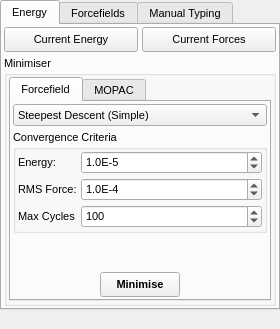
<ui version="4.0">
 <class>ForcefieldsWidget</class>
 <widget class="QDockWidget" name="ForcefieldsWidget">
  <property name="geometry">
   <rect>
    <x>0</x>
    <y>0</y>
    <width>280</width>
    <height>329</height>
   </rect>
  </property>
  <property name="sizePolicy">
   <sizepolicy hsizetype="Minimum" vsizetype="Minimum">
    <horstretch>0</horstretch>
    <verstretch>0</verstretch>
   </sizepolicy>
  </property>
  <property name="minimumSize">
   <size>
    <width>276</width>
    <height>329</height>
   </size>
  </property>
  <property name="font">
   <font>
    <pointsize>8</pointsize>
   </font>
  </property>
  <property name="floating">
   <bool>true</bool>
  </property>
  <property name="allowedAreas">
   <set>Qt::LeftDockWidgetArea|Qt::RightDockWidgetArea</set>
  </property>
  <property name="windowTitle">
   <string>Energy / Forcefields</string>
  </property>
  <widget class="QWidget" name="dockWidgetContents">
   <layout class="QVBoxLayout" name="verticalLayout">
    <property name="spacing">
     <number>0</number>
    </property>
    <property name="margin">
     <number>0</number>
    </property>
    <item>
     <widget class="QTabWidget" name="tabWidget">
      <property name="sizePolicy">
       <sizepolicy hsizetype="Expanding" vsizetype="Minimum">
        <horstretch>0</horstretch>
        <verstretch>0</verstretch>
       </sizepolicy>
      </property>
      <property name="currentIndex">
       <number>0</number>
      </property>
      <widget class="QWidget" name="EnergyTab">
       <attribute name="title">
        <string>Energy</string>
       </attribute>
       <layout class="QVBoxLayout" name="verticalLayout_5">
        <property name="spacing">
         <number>4</number>
        </property>
        <property name="margin">
         <number>2</number>
        </property>
        <item>
         <layout class="QHBoxLayout" name="horizontalLayout_2">
          <property name="spacing">
           <number>4</number>
          </property>
          <item>
           <widget class="QPushButton" name="CurrentEnergyButton">
            <property name="sizePolicy">
             <sizepolicy hsizetype="Expanding" vsizetype="Fixed">
              <horstretch>0</horstretch>
              <verstretch>0</verstretch>
             </sizepolicy>
            </property>
            <property name="minimumSize">
             <size>
              <width>0</width>
              <height>25</height>
             </size>
            </property>
            <property name="maximumSize">
             <size>
              <width>16777215</width>
              <height>25</height>
             </size>
            </property>
            <property name="text">
             <string>Current Energy</string>
            </property>
            <property name="icon">
             <iconset resource="icons.qrc">
              <normaloff>:/forcefield/icons/forcefield_energy.svg</normaloff>:/forcefield/icons/forcefield_energy.svg</iconset>
            </property>
            <property name="iconSize">
             <size>
              <width>16</width>
              <height>16</height>
             </size>
            </property>
           </widget>
          </item>
          <item>
           <widget class="QPushButton" name="CurrentForcesButton">
            <property name="sizePolicy">
             <sizepolicy hsizetype="Expanding" vsizetype="Fixed">
              <horstretch>0</horstretch>
              <verstretch>0</verstretch>
             </sizepolicy>
            </property>
            <property name="minimumSize">
             <size>
              <width>0</width>
              <height>25</height>
             </size>
            </property>
            <property name="maximumSize">
             <size>
              <width>16777215</width>
              <height>25</height>
             </size>
            </property>
            <property name="text">
             <string>Current Forces</string>
            </property>
            <property name="icon">
             <iconset resource="icons.qrc">
              <normaloff>:/forcefield/icons/forcefield_forces.svg</normaloff>:/forcefield/icons/forcefield_forces.svg</iconset>
            </property>
            <property name="iconSize">
             <size>
              <width>16</width>
              <height>16</height>
             </size>
            </property>
           </widget>
          </item>
         </layout>
        </item>
        <item>
         <widget class="QGroupBox" name="MinimiserGroup">
          <property name="sizePolicy">
           <sizepolicy hsizetype="Expanding" vsizetype="Minimum">
            <horstretch>0</horstretch>
            <verstretch>0</verstretch>
           </sizepolicy>
          </property>
          <property name="title">
           <string>Minimiser</string>
          </property>
          <layout class="QVBoxLayout" name="verticalLayout_4">
           <property name="spacing">
            <number>4</number>
           </property>
           <property name="margin">
            <number>2</number>
           </property>
           <item>
            <widget class="QTabWidget" name="MinimiserTabs">
             <property name="currentIndex">
              <number>0</number>
             </property>
             <widget class="QWidget" name="ForcefieldMinimiserTab">
              <attribute name="title">
               <string>Forcefield</string>
              </attribute>
              <layout class="QVBoxLayout" name="verticalLayout_6">
               <property name="spacing">
                <number>4</number>
               </property>
               <property name="margin">
                <number>2</number>
               </property>
               <item>
                <widget class="QComboBox" name="MinimiserMethodCombo">
                 <property name="sizePolicy">
                  <sizepolicy hsizetype="Expanding" vsizetype="Fixed">
                   <horstretch>0</horstretch>
                   <verstretch>0</verstretch>
                  </sizepolicy>
                 </property>
                 <item>
                  <property name="text">
                   <string>Steepest Descent (Simple)</string>
                  </property>
                 </item>
                 <item>
                  <property name="text">
                   <string>Steepest Descent (Line Minimised)</string>
                  </property>
                 </item>
                 <item>
                  <property name="text">
                   <string>Conjugate Gradient</string>
                  </property>
                 </item>
                 <item>
                  <property name="text">
                   <string>Monte Carlo (Molecular)</string>
                  </property>
                 </item>
                </widget>
               </item>
               <item>
                <widget class="QGroupBox" name="ConvergenceGroup">
                 <property name="sizePolicy">
                  <sizepolicy hsizetype="Expanding" vsizetype="Minimum">
                   <horstretch>0</horstretch>
                   <verstretch>0</verstretch>
                  </sizepolicy>
                 </property>
                 <property name="title">
                  <string>Convergence Criteria</string>
                 </property>
                 <layout class="QVBoxLayout" name="verticalLayout_9">
                  <property name="spacing">
                   <number>4</number>
                  </property>
                  <property name="margin">
                   <number>2</number>
                  </property>
                  <item>
                   <layout class="QGridLayout" name="gridLayout_3">
                    <property name="spacing">
                     <number>4</number>
                    </property>
                    <item row="0" column="0">
                     <widget class="QLabel" name="label_9">
                      <property name="sizePolicy">
                       <sizepolicy hsizetype="Minimum" vsizetype="Preferred">
                        <horstretch>0</horstretch>
                        <verstretch>0</verstretch>
                       </sizepolicy>
                      </property>
                      <property name="text">
                       <string>Energy:</string>
                      </property>
                     </widget>
                    </item>
                    <item row="0" column="1">
                     <widget class="QSpinBox" name="EnergyConvergeSpin">
                      <property name="sizePolicy">
                       <sizepolicy hsizetype="Expanding" vsizetype="Fixed">
                        <horstretch>0</horstretch>
                        <verstretch>0</verstretch>
                       </sizepolicy>
                      </property>
                      <property name="prefix">
                       <string>1.0E</string>
                      </property>
                      <property name="minimum">
                       <number>-10</number>
                      </property>
                      <property name="maximum">
                       <number>1</number>
                      </property>
                      <property name="value">
                       <number>-5</number>
                      </property>
                     </widget>
                    </item>
                    <item row="1" column="0">
                     <widget class="QLabel" name="label_10">
                      <property name="sizePolicy">
                       <sizepolicy hsizetype="Minimum" vsizetype="Preferred">
                        <horstretch>0</horstretch>
                        <verstretch>0</verstretch>
                       </sizepolicy>
                      </property>
                      <property name="text">
                       <string>RMS Force:</string>
                      </property>
                     </widget>
                    </item>
                    <item row="1" column="1">
                     <widget class="QSpinBox" name="ForceConvergeSpin">
                      <property name="enabled">
                       <bool>true</bool>
                      </property>
                      <property name="sizePolicy">
                       <sizepolicy hsizetype="Expanding" vsizetype="Fixed">
                        <horstretch>0</horstretch>
                        <verstretch>0</verstretch>
                       </sizepolicy>
                      </property>
                      <property name="prefix">
                       <string>1.0E</string>
                      </property>
                      <property name="minimum">
                       <number>-10</number>
                      </property>
                      <property name="maximum">
                       <number>1</number>
                      </property>
                      <property name="value">
                       <number>-4</number>
                      </property>
                     </widget>
                    </item>
                    <item row="2" column="0">
                     <widget class="QLabel" name="label_46">
                      <property name="text">
                       <string>Max Cycles</string>
                      </property>
                     </widget>
                    </item>
                    <item row="2" column="1">
                     <widget class="QSpinBox" name="MinimiseCyclesSpin">
                      <property name="sizePolicy">
                       <sizepolicy hsizetype="Expanding" vsizetype="Fixed">
                        <horstretch>0</horstretch>
                        <verstretch>0</verstretch>
                       </sizepolicy>
                      </property>
                      <property name="minimum">
                       <number>1</number>
                      </property>
                      <property name="maximum">
                       <number>10000</number>
                      </property>
                      <property name="singleStep">
                       <number>2</number>
                      </property>
                      <property name="value">
                       <number>100</number>
                      </property>
                     </widget>
                    </item>
                   </layout>
                  </item>
                 </layout>
                </widget>
               </item>
               <item>
                <spacer name="verticalSpacer_3">
                 <property name="orientation">
                  <enum>Qt::Vertical</enum>
                 </property>
                 <property name="sizeType">
                  <enum>QSizePolicy::Expanding</enum>
                 </property>
                 <property name="sizeHint" stdset="0">
                  <size>
                   <width>20</width>
                   <height>1</height>
                  </size>
                 </property>
                </spacer>
               </item>
               <item>
                <layout class="QHBoxLayout" name="_9">
                 <property name="spacing">
                  <number>4</number>
                 </property>
                 <property name="margin">
                  <number>0</number>
                 </property>
                 <item>
                  <spacer>
                   <property name="orientation">
                    <enum>Qt::Horizontal</enum>
                   </property>
                   <property name="sizeHint" stdset="0">
                    <size>
                     <width>21</width>
                     <height>20</height>
                    </size>
                   </property>
                  </spacer>
                 </item>
                 <item>
                  <widget class="QPushButton" name="ForcefieldMinimiseButton">
                   <property name="minimumSize">
                    <size>
                     <width>0</width>
                     <height>25</height>
                    </size>
                   </property>
                   <property name="font">
                    <font>
                     <weight>75</weight>
                     <bold>true</bold>
                    </font>
                   </property>
                   <property name="text">
                    <string>Minimise</string>
                   </property>
                   <property name="icon">
                    <iconset resource="icons.qrc">
                     <normaloff>:/forcefield/icons/forcefield_minimise.svg</normaloff>:/forcefield/icons/forcefield_minimise.svg</iconset>
                   </property>
                   <property name="iconSize">
                    <size>
                     <width>16</width>
                     <height>16</height>
                    </size>
                   </property>
                   <property name="autoDefault">
                    <bool>false</bool>
                   </property>
                  </widget>
                 </item>
                 <item>
                  <spacer>
                   <property name="orientation">
                    <enum>Qt::Horizontal</enum>
                   </property>
                   <property name="sizeHint" stdset="0">
                    <size>
                     <width>21</width>
                     <height>20</height>
                    </size>
                   </property>
                  </spacer>
                 </item>
                </layout>
               </item>
              </layout>
             </widget>
             <widget class="QWidget" name="MopacMinimserTab">
              <attribute name="title">
               <string>MOPAC</string>
              </attribute>
              <layout class="QVBoxLayout" name="verticalLayout_8">
               <property name="spacing">
                <number>4</number>
               </property>
               <property name="margin">
                <number>2</number>
               </property>
               <item>
                <layout class="QGridLayout" name="gridLayout">
                 <property name="spacing">
                  <number>4</number>
                 </property>
                 <item row="0" column="0">
                  <widget class="QLabel" name="MopacMethodLabel">
                   <property name="sizePolicy">
                    <sizepolicy hsizetype="Minimum" vsizetype="Preferred">
                     <horstretch>0</horstretch>
                     <verstretch>0</verstretch>
                    </sizepolicy>
                   </property>
                   <property name="text">
                    <string>Method</string>
                   </property>
                  </widget>
                 </item>
                 <item row="0" column="1">
                  <widget class="QComboBox" name="MopacHFCombo">
                   <property name="sizePolicy">
                    <sizepolicy hsizetype="Expanding" vsizetype="Fixed">
                     <horstretch>0</horstretch>
                     <verstretch>0</verstretch>
                    </sizepolicy>
                   </property>
                   <property name="currentIndex">
                    <number>0</number>
                   </property>
                   <item>
                    <property name="text">
                     <string>RHF</string>
                    </property>
                   </item>
                   <item>
                    <property name="text">
                     <string>UHF</string>
                    </property>
                   </item>
                  </widget>
                 </item>
                 <item row="1" column="1" colspan="2">
                  <widget class="QComboBox" name="MopacSpinCombo">
                   <property name="sizePolicy">
                    <sizepolicy hsizetype="Expanding" vsizetype="Fixed">
                     <horstretch>0</horstretch>
                     <verstretch>0</verstretch>
                    </sizepolicy>
                   </property>
                   <item>
                    <property name="text">
                     <string>Singlet</string>
                    </property>
                   </item>
                   <item>
                    <property name="text">
                     <string>Doublet</string>
                    </property>
                   </item>
                   <item>
                    <property name="text">
                     <string>Triplet</string>
                    </property>
                   </item>
                   <item>
                    <property name="text">
                     <string>Quartet</string>
                    </property>
                   </item>
                   <item>
                    <property name="text">
                     <string>Quintet</string>
                    </property>
                   </item>
                   <item>
                    <property name="text">
                     <string>Sextet</string>
                    </property>
                   </item>
                   <item>
                    <property name="text">
                     <string>Septet</string>
                    </property>
                   </item>
                   <item>
                    <property name="text">
                     <string>Octet</string>
                    </property>
                   </item>
                   <item>
                    <property name="text">
                     <string>Nonet</string>
                    </property>
                   </item>
                  </widget>
                 </item>
                 <item row="2" column="1" colspan="2">
                  <widget class="QComboBox" name="MopacHamiltonianCombo">
                   <property name="currentIndex">
                    <number>4</number>
                   </property>
                   <item>
                    <property name="text">
                     <string>AM1</string>
                    </property>
                   </item>
                   <item>
                    <property name="text">
                     <string>MNDO</string>
                    </property>
                   </item>
                   <item>
                    <property name="text">
                     <string>MNDOD</string>
                    </property>
                   </item>
                   <item>
                    <property name="text">
                     <string>PM3</string>
                    </property>
                   </item>
                   <item>
                    <property name="text">
                     <string>PM6</string>
                    </property>
                   </item>
                   <item>
                    <property name="text">
                     <string>PM6-DH2</string>
                    </property>
                   </item>
                   <item>
                    <property name="text">
                     <string>RM1</string>
                    </property>
                   </item>
                  </widget>
                 </item>
                 <item row="2" column="0">
                  <widget class="QLabel" name="MopacHamiltonianLabel">
                   <property name="sizePolicy">
                    <sizepolicy hsizetype="Minimum" vsizetype="Preferred">
                     <horstretch>0</horstretch>
                     <verstretch>0</verstretch>
                    </sizepolicy>
                   </property>
                   <property name="text">
                    <string>Hamiltonian</string>
                   </property>
                  </widget>
                 </item>
                 <item row="1" column="0">
                  <widget class="QLabel" name="MopacSpinLabel">
                   <property name="sizePolicy">
                    <sizepolicy hsizetype="Minimum" vsizetype="Preferred">
                     <horstretch>0</horstretch>
                     <verstretch>0</verstretch>
                    </sizepolicy>
                   </property>
                   <property name="text">
                    <string>Spin</string>
                   </property>
                  </widget>
                 </item>
                 <item row="3" column="0">
                  <widget class="QLabel" name="MopacChargeLabel">
                   <property name="sizePolicy">
                    <sizepolicy hsizetype="Minimum" vsizetype="Preferred">
                     <horstretch>0</horstretch>
                     <verstretch>0</verstretch>
                    </sizepolicy>
                   </property>
                   <property name="text">
                    <string>Charge</string>
                   </property>
                  </widget>
                 </item>
                 <item row="3" column="1" colspan="2">
                  <widget class="QSpinBox" name="MopacChargeSpin">
                   <property name="minimum">
                    <number>-100</number>
                   </property>
                   <property name="maximum">
                    <number>100</number>
                   </property>
                  </widget>
                 </item>
                 <item row="0" column="2">
                  <widget class="QCheckBox" name="MopacMozymeCheck">
                   <property name="text">
                    <string>MOZYME</string>
                   </property>
                  </widget>
                 </item>
                </layout>
               </item>
               <item>
                <spacer name="verticalSpacer_5">
                 <property name="orientation">
                  <enum>Qt::Vertical</enum>
                 </property>
                 <property name="sizeHint" stdset="0">
                  <size>
                   <width>20</width>
                   <height>40</height>
                  </size>
                 </property>
                </spacer>
               </item>
               <item>
                <layout class="QHBoxLayout" name="_11">
                 <property name="spacing">
                  <number>4</number>
                 </property>
                 <property name="margin">
                  <number>0</number>
                 </property>
                 <item>
                  <spacer>
                   <property name="orientation">
                    <enum>Qt::Horizontal</enum>
                   </property>
                   <property name="sizeHint" stdset="0">
                    <size>
                     <width>21</width>
                     <height>20</height>
                    </size>
                   </property>
                  </spacer>
                 </item>
                 <item>
                  <widget class="QPushButton" name="MopacMinimiseButton">
                   <property name="minimumSize">
                    <size>
                     <width>0</width>
                     <height>25</height>
                    </size>
                   </property>
                   <property name="font">
                    <font>
                     <weight>75</weight>
                     <bold>true</bold>
                    </font>
                   </property>
                   <property name="text">
                    <string>Minimise</string>
                   </property>
                   <property name="icon">
                    <iconset resource="icons.qrc">
                     <normaloff>:/forcefield/icons/forcefield_minimise.svg</normaloff>:/forcefield/icons/forcefield_minimise.svg</iconset>
                   </property>
                   <property name="iconSize">
                    <size>
                     <width>16</width>
                     <height>16</height>
                    </size>
                   </property>
                   <property name="autoDefault">
                    <bool>false</bool>
                   </property>
                  </widget>
                 </item>
                 <item>
                  <spacer>
                   <property name="orientation">
                    <enum>Qt::Horizontal</enum>
                   </property>
                   <property name="sizeHint" stdset="0">
                    <size>
                     <width>21</width>
                     <height>20</height>
                    </size>
                   </property>
                  </spacer>
                 </item>
                </layout>
               </item>
              </layout>
             </widget>
            </widget>
           </item>
          </layout>
         </widget>
        </item>
       </layout>
      </widget>
      <widget class="QWidget" name="ForcefieldsTab">
       <attribute name="title">
        <string>Forcefields</string>
       </attribute>
       <layout class="QVBoxLayout" name="verticalLayout_2">
        <property name="spacing">
         <number>4</number>
        </property>
        <property name="margin">
         <number>2</number>
        </property>
        <item>
         <widget class="QComboBox" name="ForcefieldCombo"/>
        </item>
        <item>
         <layout class="QGridLayout" name="gridLayout_2">
          <property name="spacing">
           <number>4</number>
          </property>
          <item row="0" column="0">
           <widget class="QPushButton" name="OpenForcefieldButton">
            <property name="sizePolicy">
             <sizepolicy hsizetype="Minimum" vsizetype="Fixed">
              <horstretch>0</horstretch>
              <verstretch>3</verstretch>
             </sizepolicy>
            </property>
            <property name="minimumSize">
             <size>
              <width>0</width>
              <height>25</height>
             </size>
            </property>
            <property name="maximumSize">
             <size>
              <width>200</width>
              <height>25</height>
             </size>
            </property>
            <property name="toolTip">
             <string>Load forcefield from file</string>
            </property>
            <property name="text">
             <string>Open</string>
            </property>
            <property name="icon">
             <iconset resource="icons.qrc">
              <normaloff>:/file/icons/file_open.svg</normaloff>:/file/icons/file_open.svg</iconset>
            </property>
            <property name="iconSize">
             <size>
              <width>16</width>
              <height>16</height>
             </size>
            </property>
            <property name="autoDefault">
             <bool>false</bool>
            </property>
           </widget>
          </item>
          <item row="0" column="1">
           <widget class="QPushButton" name="CloseForcefieldButton">
            <property name="sizePolicy">
             <sizepolicy hsizetype="Preferred" vsizetype="Preferred">
              <horstretch>0</horstretch>
              <verstretch>3</verstretch>
             </sizepolicy>
            </property>
            <property name="minimumSize">
             <size>
              <width>0</width>
              <height>25</height>
             </size>
            </property>
            <property name="maximumSize">
             <size>
              <width>200</width>
              <height>25</height>
             </size>
            </property>
            <property name="toolTip">
             <string>Remove forcefield</string>
            </property>
            <property name="text">
             <string>Close</string>
            </property>
            <property name="icon">
             <iconset resource="icons.qrc">
              <normaloff>:/basic/icons/basic_cross.svg</normaloff>:/basic/icons/basic_cross.svg</iconset>
            </property>
            <property name="iconSize">
             <size>
              <width>16</width>
              <height>16</height>
             </size>
            </property>
            <property name="autoDefault">
             <bool>false</bool>
            </property>
           </widget>
          </item>
          <item row="0" column="2">
           <widget class="QPushButton" name="EditForcefieldButton">
            <property name="enabled">
             <bool>false</bool>
            </property>
            <property name="sizePolicy">
             <sizepolicy hsizetype="Preferred" vsizetype="Preferred">
              <horstretch>0</horstretch>
              <verstretch>0</verstretch>
             </sizepolicy>
            </property>
            <property name="minimumSize">
             <size>
              <width>30</width>
              <height>25</height>
             </size>
            </property>
            <property name="maximumSize">
             <size>
              <width>200</width>
              <height>25</height>
             </size>
            </property>
            <property name="toolTip">
             <string>Edit forcefield</string>
            </property>
            <property name="text">
             <string>Edit</string>
            </property>
            <property name="autoDefault">
             <bool>false</bool>
            </property>
           </widget>
          </item>
          <item row="1" column="2">
           <widget class="QPushButton" name="SaveForcefieldAsButton">
            <property name="enabled">
             <bool>true</bool>
            </property>
            <property name="sizePolicy">
             <sizepolicy hsizetype="Minimum" vsizetype="Fixed">
              <horstretch>0</horstretch>
              <verstretch>3</verstretch>
             </sizepolicy>
            </property>
            <property name="minimumSize">
             <size>
              <width>0</width>
              <height>25</height>
             </size>
            </property>
            <property name="maximumSize">
             <size>
              <width>200</width>
              <height>25</height>
             </size>
            </property>
            <property name="toolTip">
             <string>Load forcefield from file</string>
            </property>
            <property name="text">
             <string>Save As</string>
            </property>
            <property name="icon">
             <iconset resource="icons.qrc">
              <normaloff>:/file/icons/file_saveas.svg</normaloff>:/file/icons/file_saveas.svg</iconset>
            </property>
            <property name="iconSize">
             <size>
              <width>16</width>
              <height>16</height>
             </size>
            </property>
            <property name="autoDefault">
             <bool>false</bool>
            </property>
           </widget>
          </item>
          <item row="1" column="1">
           <widget class="QPushButton" name="SaveForcefieldButton">
            <property name="enabled">
             <bool>true</bool>
            </property>
            <property name="sizePolicy">
             <sizepolicy hsizetype="Minimum" vsizetype="Fixed">
              <horstretch>0</horstretch>
              <verstretch>3</verstretch>
             </sizepolicy>
            </property>
            <property name="minimumSize">
             <size>
              <width>0</width>
              <height>25</height>
             </size>
            </property>
            <property name="maximumSize">
             <size>
              <width>200</width>
              <height>25</height>
             </size>
            </property>
            <property name="toolTip">
             <string>Load forcefield from file</string>
            </property>
            <property name="text">
             <string>Save</string>
            </property>
            <property name="icon">
             <iconset resource="icons.qrc">
              <normaloff>:/file/icons/file_save.svg</normaloff>:/file/icons/file_save.svg</iconset>
            </property>
            <property name="iconSize">
             <size>
              <width>16</width>
              <height>16</height>
             </size>
            </property>
            <property name="autoDefault">
             <bool>false</bool>
            </property>
           </widget>
          </item>
         </layout>
        </item>
        <item>
         <widget class="QGroupBox" name="AssociateGroup">
          <property name="sizePolicy">
           <sizepolicy hsizetype="Preferred" vsizetype="Minimum">
            <horstretch>0</horstretch>
            <verstretch>0</verstretch>
           </sizepolicy>
          </property>
          <property name="title">
           <string>Associate</string>
          </property>
          <layout class="QVBoxLayout" name="_3">
           <property name="spacing">
            <number>4</number>
           </property>
           <property name="margin">
            <number>2</number>
           </property>
           <item>
            <layout class="QHBoxLayout" name="_4">
             <property name="spacing">
              <number>4</number>
             </property>
             <property name="margin">
              <number>0</number>
             </property>
             <item>
              <widget class="QPushButton" name="AssignFFToCurrentButton">
               <property name="text">
                <string>Current Model</string>
               </property>
               <property name="autoDefault">
                <bool>false</bool>
               </property>
              </widget>
             </item>
             <item>
              <widget class="QPushButton" name="AssignFFToAllButton">
               <property name="text">
                <string>All Models</string>
               </property>
               <property name="autoDefault">
                <bool>false</bool>
               </property>
              </widget>
             </item>
            </layout>
           </item>
           <item>
            <widget class="QPushButton" name="AssignFFToPatternButton">
             <property name="text">
              <string>Pattern in Current Model</string>
             </property>
             <property name="autoDefault">
              <bool>false</bool>
             </property>
            </widget>
           </item>
          </layout>
         </widget>
        </item>
        <item>
         <widget class="QGroupBox" name="AutomaticTypingGroup">
          <property name="sizePolicy">
           <sizepolicy hsizetype="Preferred" vsizetype="Minimum">
            <horstretch>0</horstretch>
            <verstretch>0</verstretch>
           </sizepolicy>
          </property>
          <property name="title">
           <string>Automatic Typing</string>
          </property>
          <layout class="QHBoxLayout" name="_5">
           <property name="spacing">
            <number>4</number>
           </property>
           <property name="margin">
            <number>2</number>
           </property>
           <item>
            <widget class="QPushButton" name="TypeModelButton">
             <property name="text">
              <string>Apply</string>
             </property>
             <property name="autoDefault">
              <bool>false</bool>
             </property>
            </widget>
           </item>
           <item>
            <widget class="QPushButton" name="UntypeModelButton">
             <property name="text">
              <string>Remove</string>
             </property>
             <property name="autoDefault">
              <bool>false</bool>
             </property>
            </widget>
           </item>
          </layout>
         </widget>
        </item>
        <item>
         <widget class="QGroupBox" name="ExpressionGroup">
          <property name="title">
           <string>Expression</string>
          </property>
          <layout class="QHBoxLayout" name="horizontalLayout_3">
           <property name="spacing">
            <number>4</number>
           </property>
           <property name="margin">
            <number>2</number>
           </property>
           <item>
            <widget class="QPushButton" name="CreateExpressionButton">
             <property name="text">
              <string>Create</string>
             </property>
             <property name="autoDefault">
              <bool>false</bool>
             </property>
            </widget>
           </item>
           <item>
            <widget class="QCheckBox" name="AssignFFChargesCheck">
             <property name="toolTip">
              <string>When selected, atom charges will be set to those of their assigned atomtype. Otherwise, current atomic charges remain intact</string>
             </property>
             <property name="text">
              <string>Assign FF Charges</string>
             </property>
             <property name="checked">
              <bool>true</bool>
             </property>
            </widget>
           </item>
          </layout>
         </widget>
        </item>
        <item>
         <spacer name="verticalSpacer_2">
          <property name="orientation">
           <enum>Qt::Vertical</enum>
          </property>
          <property name="sizeHint" stdset="0">
           <size>
            <width>20</width>
            <height>5</height>
           </size>
          </property>
         </spacer>
        </item>
       </layout>
      </widget>
      <widget class="QWidget" name="ManualTypingTab">
       <attribute name="title">
        <string>Manual Typing</string>
       </attribute>
       <layout class="QVBoxLayout" name="verticalLayout_3">
        <property name="spacing">
         <number>4</number>
        </property>
        <property name="margin">
         <number>2</number>
        </property>
        <item>
         <widget class="QGroupBox" name="ManualTypingGroup">
          <property name="sizePolicy">
           <sizepolicy hsizetype="Expanding" vsizetype="Minimum">
            <horstretch>0</horstretch>
            <verstretch>0</verstretch>
           </sizepolicy>
          </property>
          <property name="title">
           <string>Manual Typing</string>
          </property>
          <layout class="QVBoxLayout" name="_6">
           <property name="spacing">
            <number>4</number>
           </property>
           <property name="margin">
            <number>2</number>
           </property>
           <item>
            <layout class="QHBoxLayout" name="_7">
             <property name="spacing">
              <number>4</number>
             </property>
             <property name="margin">
              <number>2</number>
             </property>
             <item>
              <widget class="QLabel" name="label_343">
               <property name="text">
                <string>Element</string>
               </property>
              </widget>
             </item>
             <item>
              <widget class="QLineEdit" name="ManualTypeEdit">
               <property name="text">
                <string>H</string>
               </property>
              </widget>
             </item>
            </layout>
           </item>
           <item>
            <widget class="QTableWidget" name="FFTypeTable">
             <property name="editTriggers">
              <set>QAbstractItemView::AnyKeyPressed|QAbstractItemView::DoubleClicked|QAbstractItemView::EditKeyPressed</set>
             </property>
             <property name="alternatingRowColors">
              <bool>true</bool>
             </property>
             <property name="selectionMode">
              <enum>QAbstractItemView::SingleSelection</enum>
             </property>
             <property name="selectionBehavior">
              <enum>QAbstractItemView::SelectRows</enum>
             </property>
             <property name="gridStyle">
              <enum>Qt::NoPen</enum>
             </property>
             <column>
              <property name="text">
               <string>ID</string>
              </property>
             </column>
             <column>
              <property name="text">
               <string>Name</string>
              </property>
             </column>
             <column>
              <property name="text">
               <string>Description</string>
              </property>
             </column>
            </widget>
           </item>
           <item>
            <layout class="QHBoxLayout" name="_10">
             <property name="spacing">
              <number>4</number>
             </property>
             <property name="margin">
              <number>2</number>
             </property>
             <item>
              <widget class="QPushButton" name="ManualTypeSetButton">
               <property name="sizePolicy">
                <sizepolicy hsizetype="Expanding" vsizetype="Fixed">
                 <horstretch>0</horstretch>
                 <verstretch>0</verstretch>
                </sizepolicy>
               </property>
               <property name="toolTip">
                <string>Set selected atoms to this type</string>
               </property>
               <property name="text">
                <string>Set</string>
               </property>
               <property name="autoDefault">
                <bool>false</bool>
               </property>
              </widget>
             </item>
             <item>
              <widget class="QPushButton" name="ManualTypeClearButton">
               <property name="sizePolicy">
                <sizepolicy hsizetype="Expanding" vsizetype="Fixed">
                 <horstretch>0</horstretch>
                 <verstretch>0</verstretch>
                </sizepolicy>
               </property>
               <property name="toolTip">
                <string>Clear atom types in selection</string>
               </property>
               <property name="text">
                <string>Clear</string>
               </property>
               <property name="autoDefault">
                <bool>false</bool>
               </property>
              </widget>
             </item>
             <item>
              <widget class="QPushButton" name="ManualTypeTestButton">
               <property name="sizePolicy">
                <sizepolicy hsizetype="Expanding" vsizetype="Fixed">
                 <horstretch>0</horstretch>
                 <verstretch>0</verstretch>
                </sizepolicy>
               </property>
               <property name="toolTip">
                <string>Test selected atom type on selection</string>
               </property>
               <property name="text">
                <string>Test</string>
               </property>
               <property name="autoDefault">
                <bool>false</bool>
               </property>
              </widget>
             </item>
            </layout>
           </item>
          </layout>
         </widget>
        </item>
       </layout>
      </widget>
     </widget>
    </item>
    <item>
     <spacer name="verticalSpacer">
      <property name="orientation">
       <enum>Qt::Vertical</enum>
      </property>
      <property name="sizeHint" stdset="0">
       <size>
        <width>20</width>
        <height>0</height>
       </size>
      </property>
     </spacer>
    </item>
   </layout>
  </widget>
 </widget>
 <resources>
  <include location="icons.qrc"/>
 </resources>
 <connections/>
</ui>
